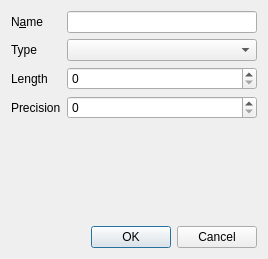
<?xml version="1.0" encoding="UTF-8"?>
<ui version="4.0">
 <class>AddAttrDialogBase</class>
 <widget class="QDialog" name="AddAttrDialogBase">
  <property name="geometry">
   <rect>
    <x>0</x>
    <y>0</y>
    <width>268</width>
    <height>259</height>
   </rect>
  </property>
  <property name="windowTitle">
   <string>Add field</string>
  </property>
  <property name="modal">
   <bool>true</bool>
  </property>
  <layout class="QGridLayout" name="gridLayout">
   <item row="3" column="0">
    <widget class="QLabel" name="mPrecLabel">
     <property name="text">
      <string>Precision</string>
     </property>
     <property name="buddy">
      <cstring>mPrec</cstring>
     </property>
    </widget>
   </item>
   <item row="2" column="1">
    <widget class="QSpinBox" name="mLength"/>
   </item>
   <item row="0" column="0">
    <widget class="QLabel" name="textLabel1">
     <property name="text">
      <string>N&amp;ame</string>
     </property>
     <property name="buddy">
      <cstring>mNameEdit</cstring>
     </property>
    </widget>
   </item>
   <item row="4" column="1">
    <spacer name="verticalSpacer">
     <property name="orientation">
      <enum>Qt::Vertical</enum>
     </property>
     <property name="sizeHint" stdset="0">
      <size>
       <width>20</width>
       <height>40</height>
      </size>
     </property>
    </spacer>
   </item>
   <item row="1" column="1">
    <widget class="QComboBox" name="mTypeBox"/>
   </item>
   <item row="5" column="1">
    <widget class="QDialogButtonBox" name="buttonBox">
     <property name="standardButtons">
      <set>QDialogButtonBox::Cancel|QDialogButtonBox::Ok</set>
     </property>
    </widget>
   </item>
   <item row="1" column="0">
    <widget class="QLabel" name="textLabel2">
     <property name="text">
      <string>Type</string>
     </property>
     <property name="buddy">
      <cstring>mTypeBox</cstring>
     </property>
    </widget>
   </item>
   <item row="2" column="0">
    <widget class="QLabel" name="mLengthLabel">
     <property name="text">
      <string>Length</string>
     </property>
     <property name="buddy">
      <cstring>mLength</cstring>
     </property>
    </widget>
   </item>
   <item row="3" column="1">
    <widget class="QSpinBox" name="mPrec"/>
   </item>
   <item row="0" column="1">
    <widget class="QLineEdit" name="mNameEdit"/>
   </item>
  </layout>
 </widget>
 <layoutdefault spacing="6" margin="11"/>
 <tabstops>
  <tabstop>mNameEdit</tabstop>
  <tabstop>mTypeBox</tabstop>
  <tabstop>mLength</tabstop>
  <tabstop>mPrec</tabstop>
  <tabstop>buttonBox</tabstop>
 </tabstops>
 <resources/>
 <connections>
  <connection>
   <sender>buttonBox</sender>
   <signal>accepted()</signal>
   <receiver>AddAttrDialogBase</receiver>
   <slot>accept()</slot>
   <hints>
    <hint type="sourcelabel">
     <x>254</x>
     <y>206</y>
    </hint>
    <hint type="destinationlabel">
     <x>263</x>
     <y>68</y>
    </hint>
   </hints>
  </connection>
  <connection>
   <sender>buttonBox</sender>
   <signal>rejected()</signal>
   <receiver>AddAttrDialogBase</receiver>
   <slot>reject()</slot>
   <hints>
    <hint type="sourcelabel">
     <x>254</x>
     <y>206</y>
    </hint>
    <hint type="destinationlabel">
     <x>6</x>
     <y>77</y>
    </hint>
   </hints>
  </connection>
 </connections>
</ui>
